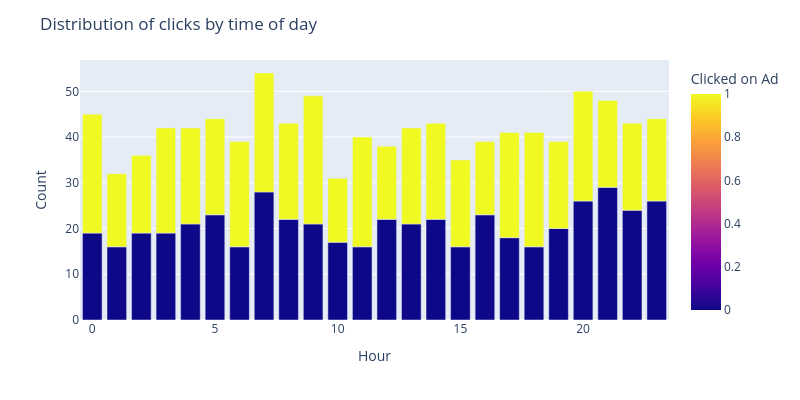

The notebook cell this image was saved under:
### Code cell
df['Timestamp'] = pd.to_datetime(df['Timestamp'])
df['Hour'] = df['Timestamp'].dt.hour

clicks_by_hour = df.groupby(['Hour', 'Clicked on Ad']).size().reset_index(name='Count')

fig = px.bar(clicks_by_hour, x='Hour', y='Count', color='Clicked on Ad', barmode='group')

fig.update_layout(width=800, height=400)
fig.update_layout(title='Distribution of clicks by time of day')
fig.show()

### Figure 1 — Plotly figure (JSON) as saved in the notebook; plotly's stock layout.template omitted (floating-point values rounded to 4 significant figures)
{"data": [{"alignmentgroup": "True", "hovertemplate": "Hour=%{x}<br>Count=%{y}<br>Clicked on Ad=%{marker.color}<extra></extra>", "legendgroup": "", "marker": {"color": [0, 1, 0, 1, 0, 1, 0, 1, 0, 1, 0, 1, 0, 1, 0, 1, 0, 1, 0, 1, 0, 1, 0, 1, 0, 1, 0, 1, 0, 1, 0, 1, 0, 1, 0, 1, 0, 1, 0, 1, 0, 1, 0, 1, 0, 1, 0, 1], "coloraxis": "coloraxis", "pattern": {"shape": ""}}, "name": "", "offsetgroup": "", "orientation": "v", "showlegend": false, "textposition": "auto", "type": "bar", "x": [0, 0, 1, 1, 2, 2, 3, 3, 4, 4, 5, 5, 6, 6, 7, 7, 8, 8, 9, 9, 10, 10, 11, 11, 12, 12, 13, 13, 14, 14, 15, 15, 16, 16, 17, 17, 18, 18, 19, 19, 20, 20, 21, 21, 22, 22, 23, 23], "xaxis": "x", "y": [19, 26, 16, 16, 19, 17, 19, 23, 21, 21, 23, 21, 16, 23, 28, 26, 22, 21, 21, 28, 17, 14, 16, 24, 22, 16, 21, 21, 22, 21, 16, 19, 23, 16, 18, 23, 16, 25, 20, 19, 26, 24, 29, 19, 24, 19, 26, 18], "yaxis": "y"}], "layout": {"barmode": "group", "coloraxis": {"colorbar": {"title": {"text": "Clicked on Ad"}}, "colorscale": [[0, "#0d0887"], [0.1111, "#46039f"], [0.2222, "#7201a8"], [0.3333, "#9c179e"], [0.4444, "#bd3786"], [0.5556, "#d8576b"], [0.6667, "#ed7953"], [0.7778, "#fb9f3a"], [0.8889, "#fdca26"], [1, "#f0f921"]]}, "height": 400, "legend": {"tracegroupgap": 0}, "margin": {"t": 60}, "title": {"text": "Distribution of clicks by time of day"}, "width": 800, "xaxis": {"anchor": "y", "domain": [0, 1], "title": {"text": "Hour"}}, "yaxis": {"anchor": "x", "domain": [0, 1], "title": {"text": "Count"}}}}
